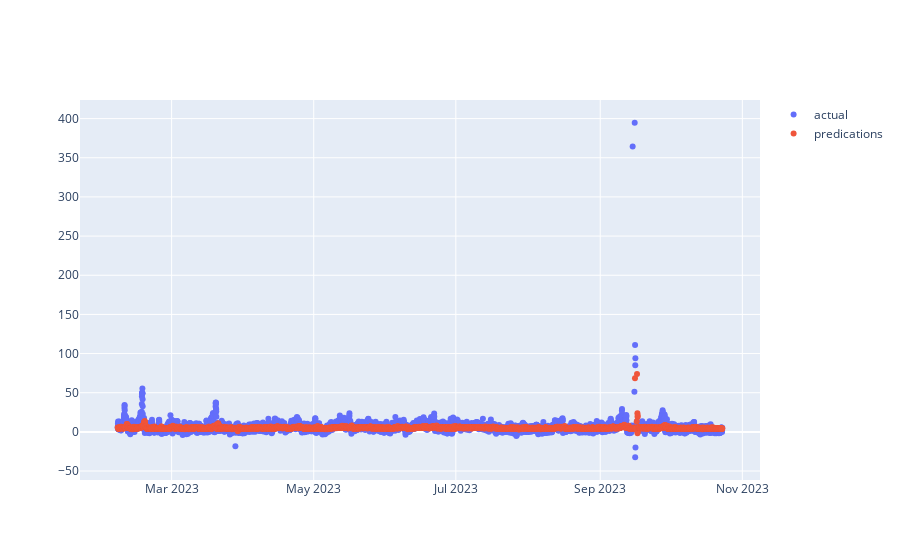

Notebook cell for this chart:
### Code cell
import plotly.graph_objects as go
fig = go.Figure()

# Add traces
fig.add_trace(go.Scatter(x=X_test.date_time, y=y_test,
                    mode='markers',
                    name='actual'))
fig.add_trace(go.Scatter(x=X_test.date_time, y=pred_test,
                    mode='markers',
                    name='predications'))

fig.show()

### Figure 1 — Plotly figure (JSON) as saved in the notebook; plotly's stock layout.template omitted (floating-point values rounded to 4 significant figures; data arrays with more than 128 entries replaced by an {"elided": "..."} marker saying what was removed)
{"data": [{"mode": "markers", "name": "actual", "type": "scatter", "x": {"elided": "6229 str values"}, "y": {"elided": "6229 float values"}}, {"mode": "markers", "name": "predications", "type": "scatter", "x": {"elided": "6229 str values"}, "y": {"elided": "6229 float values"}}], "layout": {"autosize": true, "xaxis": {"autorange": true, "range": ["2023-01-20 21:41:00.0518", "2023-11-08 08:18:59.9482"], "type": "date"}, "yaxis": {"autorange": true, "range": [-67.65, 430.0], "type": "linear"}}}
